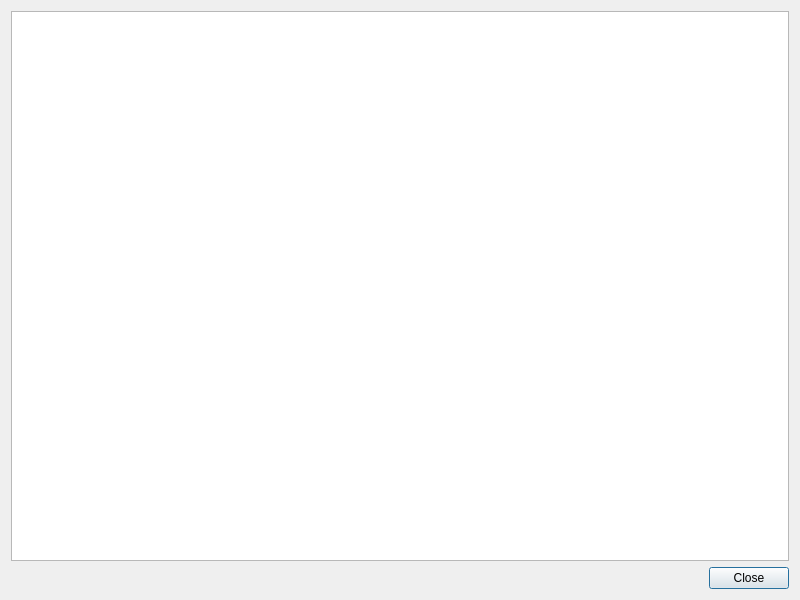
<?xml version="1.0" encoding="UTF-8"?>
<ui version="4.0">
 <class>Dialog</class>
 <widget class="QDialog" name="Dialog">
  <property name="geometry">
   <rect>
    <x>0</x>
    <y>0</y>
    <width>800</width>
    <height>600</height>
   </rect>
  </property>
  <property name="windowTitle">
   <string>Constraint Results</string>
  </property>
  <layout class="QGridLayout" name="gridLayout">
   <item row="1" column="1">
    <widget class="QDialogButtonBox" name="buttonBox">
     <property name="orientation">
      <enum>Qt::Horizontal</enum>
     </property>
     <property name="standardButtons">
      <set>QDialogButtonBox::Close</set>
     </property>
    </widget>
   </item>
   <item row="0" column="0" colspan="2">
    <widget class="QTableView" name="constraintTableView"/>
   </item>
  </layout>
 </widget>
 <resources/>
 <connections>
  <connection>
   <sender>buttonBox</sender>
   <signal>rejected()</signal>
   <receiver>Dialog</receiver>
   <slot>reject()</slot>
   <hints>
    <hint type="sourcelabel">
     <x>301</x>
     <y>453</y>
    </hint>
    <hint type="destinationlabel">
     <x>286</x>
     <y>274</y>
    </hint>
   </hints>
  </connection>
 </connections>
</ui>
